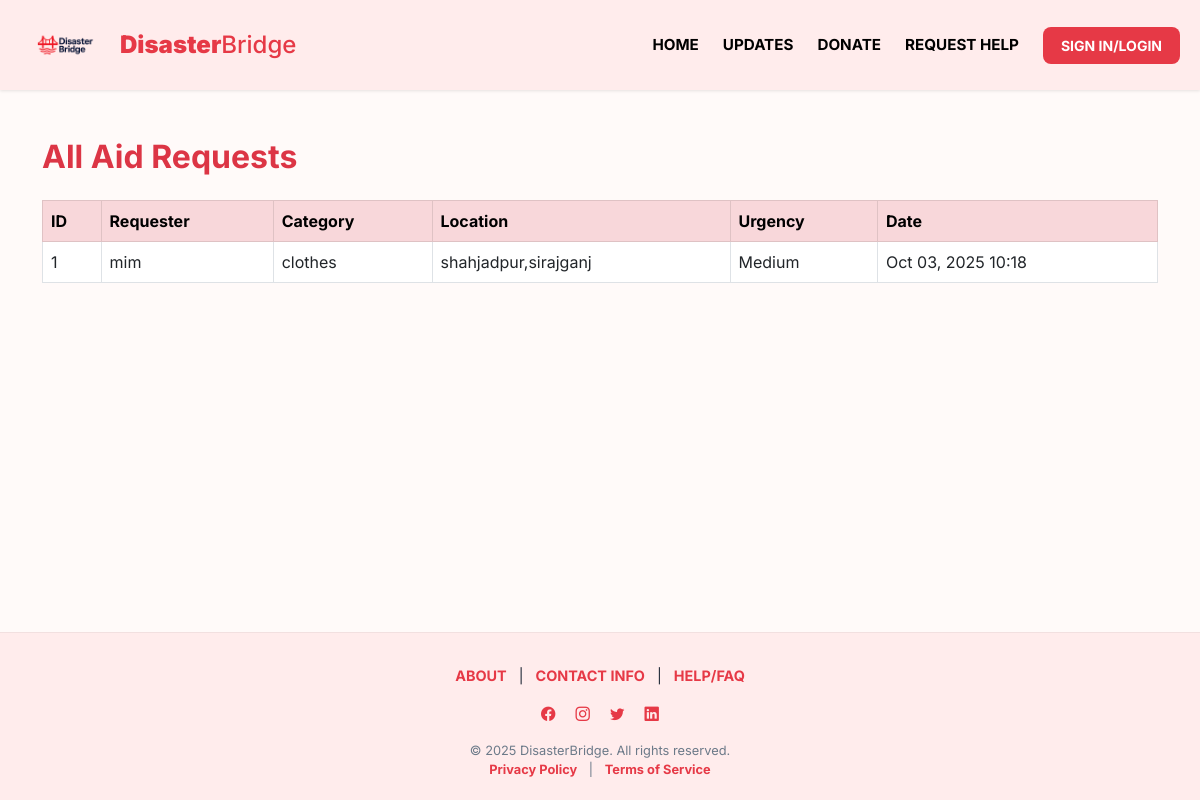
The page /aidrequests/ on the database as committed earlier.
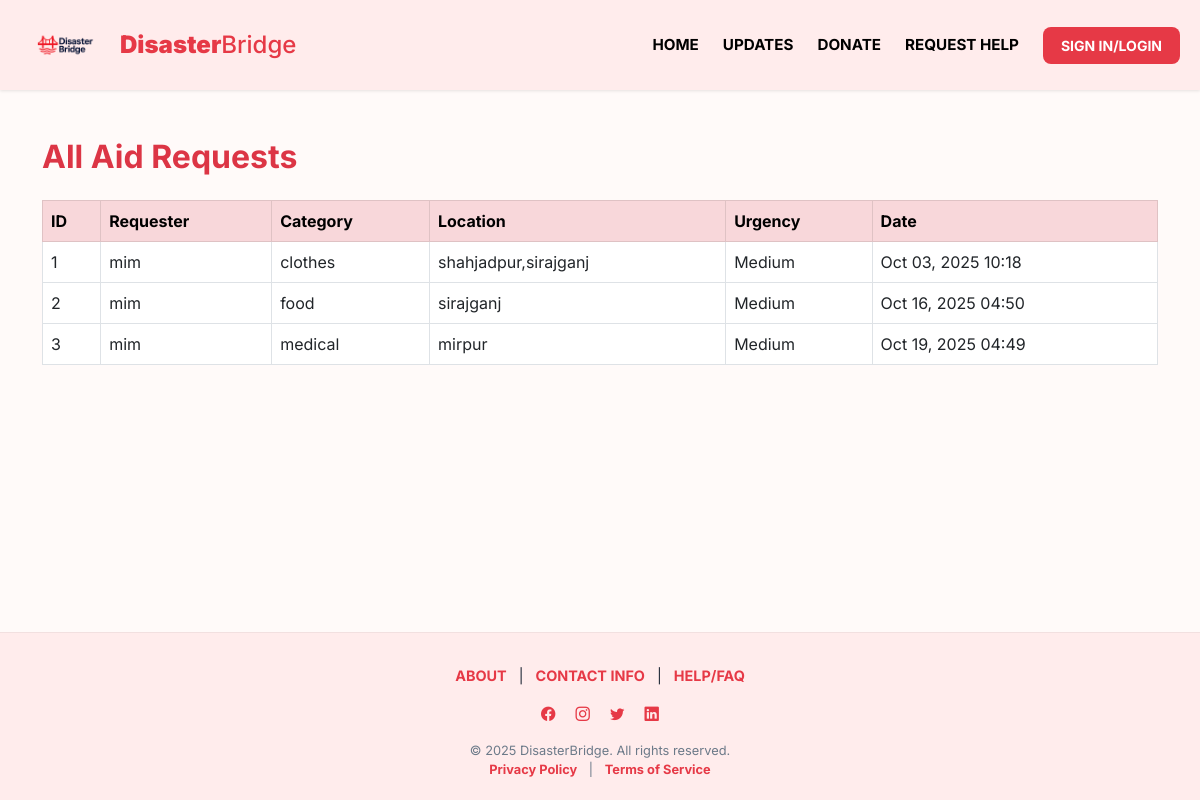
The same page on the database as committed later.
### core/models.py (models this page shows, shortened)
class AidRequest(models.Model):
    URGENCY_CHOICES = [
        ("low", "Low"),
        ("medium", "Medium"),
        ("high", "High"),
    ]
    CATEGORY_CHOICES = [
        ("food", "Food"),
        ("shelter", "Shelter"),
        ("medical", "Medical"),
        ("clothes", "Clothes"),
        ("other", "Other"),
    ]
    request_id = models.AutoField(primary_key=True)
    user = models.ForeignKey(settings.AUTH_USER_MODEL, on_delete=models.CASCADE)
    location = models.CharField(max_length=255)
    latitude = models.FloatField(null=True, blank=True)
    longitude = models.FloatField(null=True, blank=True)
    category = models.CharField(max_length=50, choices=CATEGORY_CHOICES)
    urgency = models.CharField(
        max_length=20,
        choices=[('Low', 'Low'), ('Medium', 'Medium'), ('High', 'High')],
        default='Medium'
    )
    voice_message = models.FileField(upload_to="aid/voice/", null=True, blank=True)
    photo = models.ImageField(upload_to="aid/photos/", null=True, blank=True)
    notes = models.TextField(blank=True, null=True)
    assigned_volunteer = models.ForeignKey(
        settings.AUTH_USER_MODEL,
        on_delete=models.SET_NULL,
        null=True,
        blank=True,
        limit_choices_to={'role': 'volunteer'},
        related_name='assigned_requests'
    )
    created_at = models.DateTimeField(auto_now_add=True)
    status = models.CharField(max_length=20, default="Pending")

class User(AbstractBaseUser, PermissionsMixin):
    user_id = models.AutoField(primary_key=True)
    ROLE_CHOICES = [
        ("victim", "Victim"),
        ("volunteer", "Volunteer"),
        ("donor", "Donor"),
        ("admin", "Admin"),
    ]
    LANGUAGE_CHOICES = [
        ('en', 'English'),
        ('bn', 'Bangla'),
    ]
    email = models.EmailField(unique=True)
    phone_number = models.CharField(max_length=15, unique=True)
    name = models.CharField(max_length=100)
    role = models.CharField(max_length=20, choices=ROLE_CHOICES)
    language_preference = models.CharField(
        max_length=10,
        choices=LANGUAGE_CHOICES,
        default='en')
    verification_status = models.BooleanField(default=False)
    date_registered = models.DateTimeField(auto_now_add=True)
    is_active = models.BooleanField(default=True)
    is_staff = models.BooleanField(default=False)
    objects = UserManager()
    USERNAME_FIELD = "email"
    REQUIRED_FIELDS = ["phone_number", "name", "role"]

### core/views.py (the view)
# urls.py: path("aidrequests/", views.aidrequest_list, name="aidrequest_list"),
def aidrequest_list(request):
    requests = AidRequest.objects.all()
    return render(request, "core/aidrequest_list.html", {"requests": requests})

### core/templates/core/aidrequest_list.html (shortened to what this page needs)
{% extends 'core/base.html' %}
{% load static %}
{% block content %}
<!DOCTYPE html>
<html lang="en">
<head>
    <link href="https://cdn.jsdelivr.net/npm/bootstrap@5.3.0/dist/css/bootstrap.min.css" rel="stylesheet">
    <link rel="stylesheet" href="https://cdn.jsdelivr.net/npm/bootstrap-icons/font/bootstrap-icons.css">
</head>
<body>
<div class="container my-5">
    <h2 class="mb-4 text-danger fw-bold">All Aid Requests</h2>
    {% if requests %}
        <table class="table table-bordered table-hover">
            <thead class="table-danger">
                <tr>
                    <th>ID</th>
                    <th>Requester</th>
                    <th>Category</th>
                    <th>Location</th>
                    <th>Urgency</th>
                    <th>Date</th>
                </tr>
            </thead>
            <tbody>
                {% for aid in requests %}
                <tr>
                    <td>{{ aid.request_id }}</td>
                    <td>{{ aid.user.name }}</td>
                    <td>{{ aid.category }}</td>
                    <td>{{ aid.location }}</td>
                    <td>{{ aid.urgency }}</td>
                    <td>{{ aid.created_at|date:"M d, Y H:i" }}</td>
                </tr>
                {% endfor %}
            </tbody>
        </table>
    {% else %}
        <div class="alert alert-info">No aid requests found.</div>
    {% endif %}
</div>
</body>
</html>
{% endblock %}

### core/templates/core/base.html (shortened to what this page needs)
{% load static %}
<!DOCTYPE html>
<html lang="en">
<head>
  <link rel="stylesheet" href="https://cdn.jsdelivr.net/npm/bootstrap-icons/font/bootstrap-icons.css">
</head>
<body>
  <nav>
    <div class="navbar-content">
      <a class="logo" href="/">
          <img src="{% static 'core/images/logo.png' %}" alt="DisasterBridge Logo"
               onerror="this.onerror=null; this.src='https://placehold.co/60x60/e63946/ffffff?text=DB';"
               style="max-height: 60px; width: auto;">
          <span class="logo-disaster">Disaster</span><span class="logo-bridge">Bridge</span>
      </a>
      <div class="nav-links-container">
        <a href="/" class="nav-link {% if request.resolver_match.url_name == 'home' %}nav-link-active{% endif %}">HOME</a>
        <a href="/updates/" class="nav-link">UPDATES</a>
        {% if user.is_authenticated %}
            <a href="/profile/" class="nav-link">PROFILE</a>
            <a href="{% url 'logout' %}" class="btn-login">LOGOUT</a>
        {% else %}
           <a href="{% url 'donationinfo' %}" class="nav-link">DONATE</a>
            <a href="{% url 'signup' %}" class="nav-link">REQUEST HELP</a>
            <a href="{% url 'login' %}" class="btn-login">SIGN IN/LOGIN</a>
        {% endif %}
      </div>
    </div>
  </nav>
  <main>
    {% block content %}
    {% endblock %}
  </main>
  <footer>
    <div class="container-lg">
        <div class="mb-3">
            <a href="{% url 'about' %}">ABOUT</a> |
            <a href="{% url 'contact' %}">CONTACT INFO</a> |
            <a href="{% url 'faq' %}">HELP/FAQ</a>
        </div>
        <div class="mb-3">
            <a href="https://facebook.com/disasterbridge" target="_blank"><i class="bi bi-facebook"></i></a>
            <a href="https://instagram.com/disasterbridge" target="_blank"><i class="bi bi-instagram"></i></a>
            <a href="https://twitter.com/disasterbridge" target="_blank"><i class="bi bi-twitter"></i></a>
            <a href="https://linkedin.com/company/disasterbridge" target="_blank"><i class="bi bi-linkedin"></i></a>
        </div>
        <p style="color: var(--db-text-medium);">
            &copy; 2025 DisasterBridge. All rights reserved.<br>
            <a href="{% url 'privacy' %}">Privacy Policy</a> | <a href="{% url 'terms' %}">Terms of Service</a>
        </p>
    </div>
  </footer>
</body>
</html>

### core/templates/core/base.html (style rules this page uses)
:root { --db-accent-red: #e63946; --db-darker-red: #c0313d; --db-brighter-red-hover: #ff4d4d; --db-page-bg: #ffecec; --db-card-bg: white; --db-text-dark: #1f2937; --db-text-medium: #6c7a89; --db-box-shadow: 0 4px 10px rgba(0, 0, 0, 0.05); --db-border-radius: 8px; }
body { margin: 0; font-family: 'Inter', Arial, sans-serif; background: var(--db-page-bg); color: var(--db-text-dark); line-height: 1.6; min-height: 100vh; display: flex; flex-direction: column; }
.container-lg { max-width: 1200px; margin: 0 auto; padding: 0 20px; }
h1, h2, h3, h4 { color: var(--db-text-dark); }
nav { background: var(--db-page-bg); padding: 15px 20px; box-shadow: 0 1px 3px rgba(0, 0, 0, 0.1); position: sticky; top: 0; z-index: 100; display: flex; justify-content: center; }
.navbar-content { display: flex; justify-content: space-between; align-items: center; width: 100%; max-width: 1200px; }
.logo { display: flex; align-items: center; font-size: 1.5rem; color: var(--db-accent-red); text-decoration: none; font-weight: 700; }
.logo img { margin-right: 10px; display: block; }
.logo-disaster { font-weight: 900; color: var(--db-accent-red); }
.logo-bridge { font-weight: 500; color: var(--db-accent-red); }
.nav-links-container { display: flex; align-items: center; }
.nav-link { text-decoration: none; color: var(--db-text-dark) !important; font-weight: 700; text-transform: uppercase; font-size: 0.95rem; margin: 0 12px; padding: 8px 0; border-bottom: 2px solid transparent; transition: color 0.2s, border-bottom 0.2s; }
.btn-login { background-color: var(--db-accent-red); color: white !important; border-radius: 8px; padding: 8px 18px; font-weight: 700; border: none; transition: background-color 0.2s, transform 0.2s; text-decoration: none; display: inline-block; font-size: 0.875rem; margin-left: 12px; cursor: pointer; }
footer { background: var(--db-page-bg); color: var(--db-text-dark); text-align: center; padding: 2rem 20px 1rem; font-size: 0.9rem; margin-top: auto; border-top: 1px solid rgba(0, 0, 0, 0.05); }
footer p { margin: 5px 0; font-size: 0.8rem; }
footer a { color: var(--db-accent-red); text-decoration: none; margin: 0 8px; font-weight: 700; transition: color 0.2s; }
footer p:last-child { margin-top: 15px; }

### core/templates/core/aidrequest_list.html (style rules this page uses)
:root { --primary-red: #e63946; --primary-dark: #c0313d; --light-pink: #ffecec; --very-light-pink: #fffafa; --dark-text: #1f2937; }
body { font-family: 'Inter', Arial, sans-serif; background-color: #fffaf9; color: var(--dark-text); min-height: 100vh; display: flex; flex-direction: column; margin: 0; }
.nav-link { font-weight: bold; color: black !important; text-transform: uppercase; font-size: 0.95rem; transition: color 0.2s; }
footer { background: var(--light-pink); padding: 2rem 0 1rem; font-size: 0.9rem; border-top: 1px solid rgba(0,0,0,0.05); margin-top: auto; }

Rows that differ between the two databases and show on the page:
added AidRequest: request_id "2", user.name "mim", category "food", location "sirajganj", urgency "Medium", created_at "Oct 16, 2025 04:50"
added AidRequest: request_id "3", user.name "mim", category "medical", location "mirpur", urgency "Medium", created_at "Oct 19, 2025 04:49"
